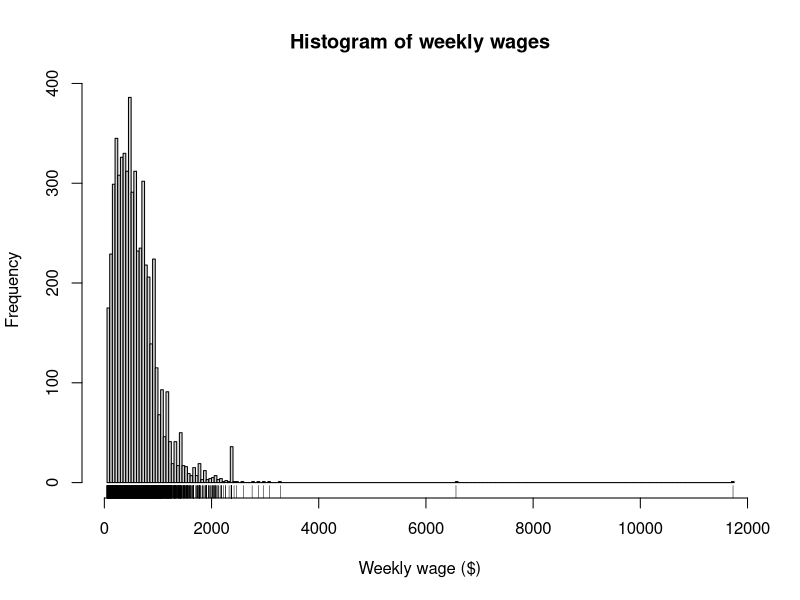
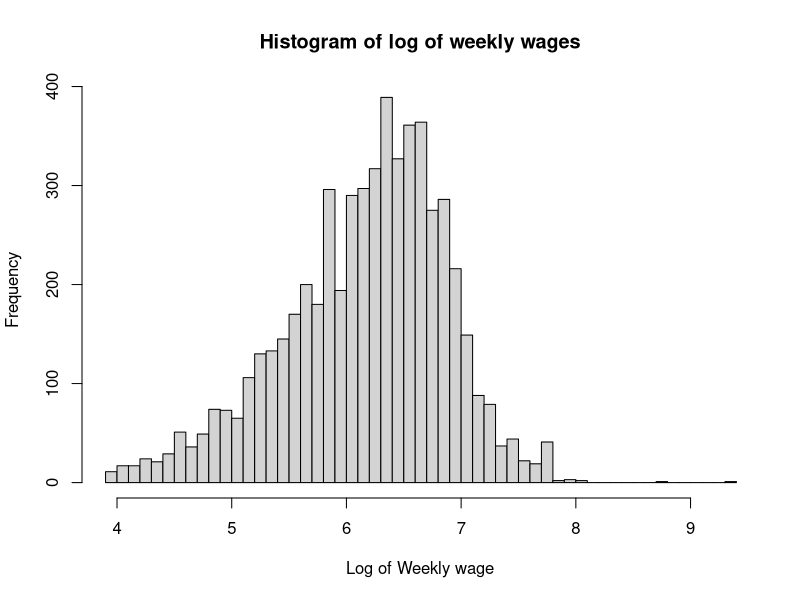
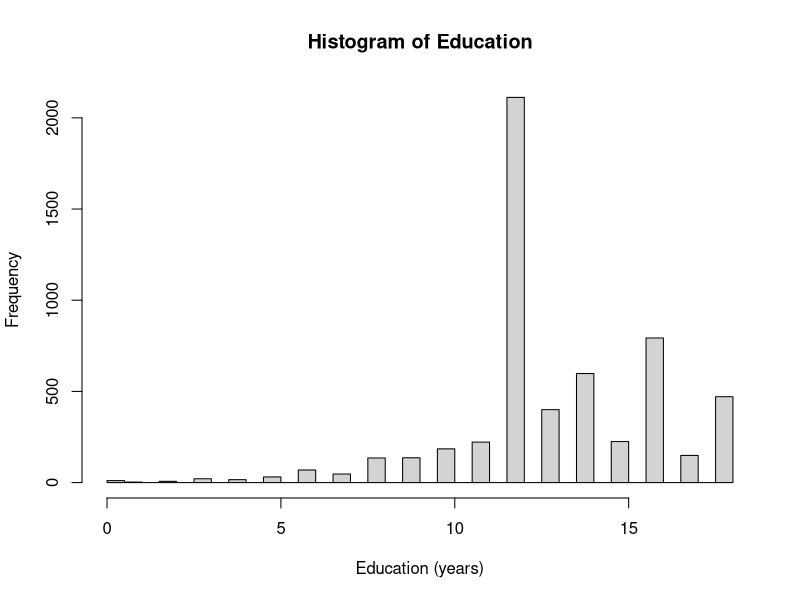
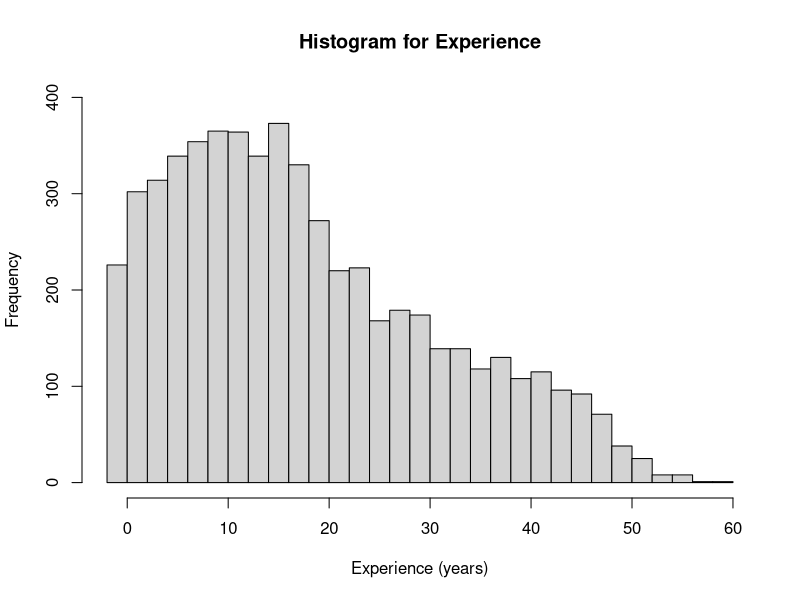
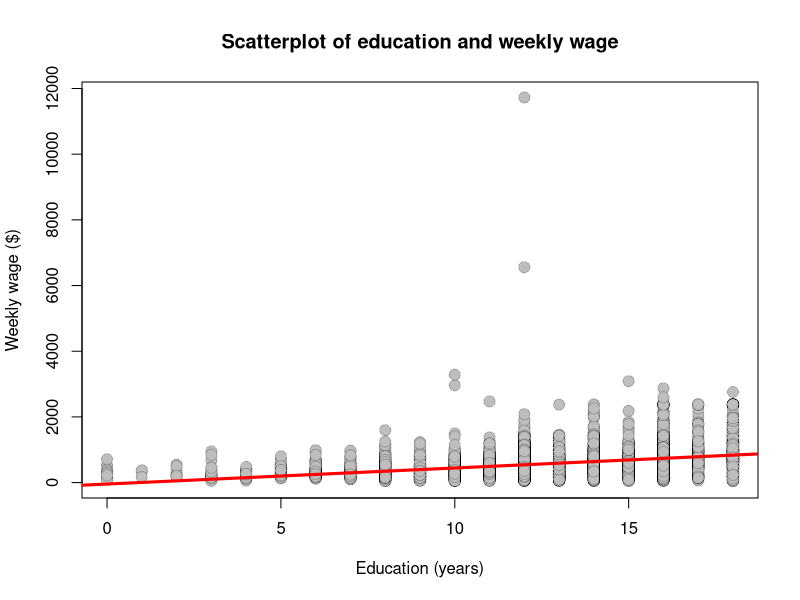
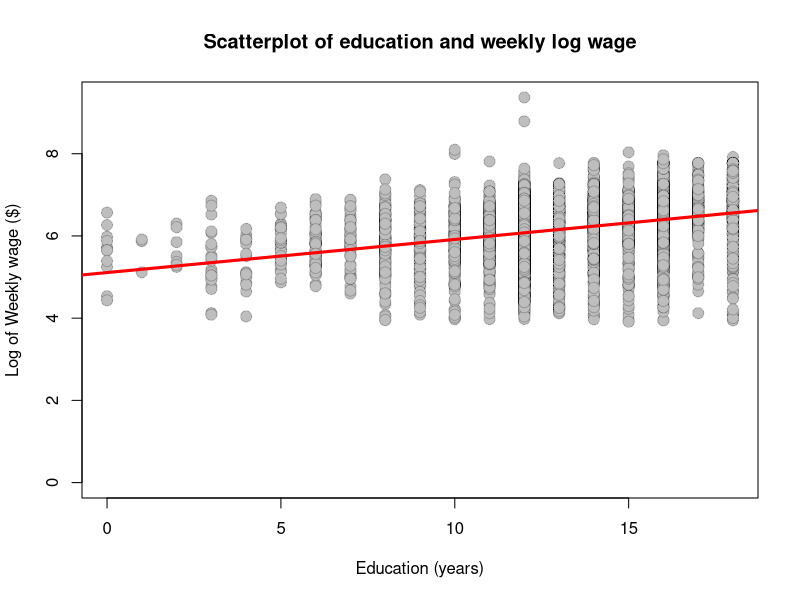
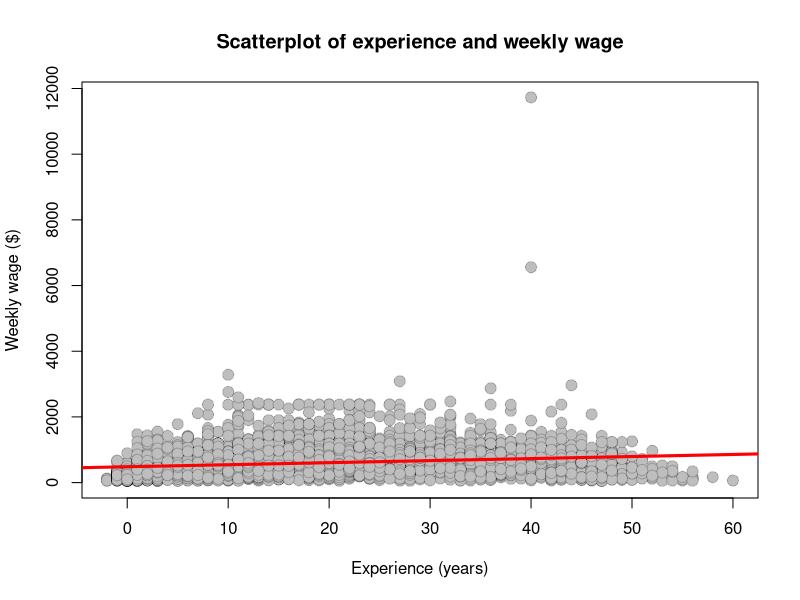
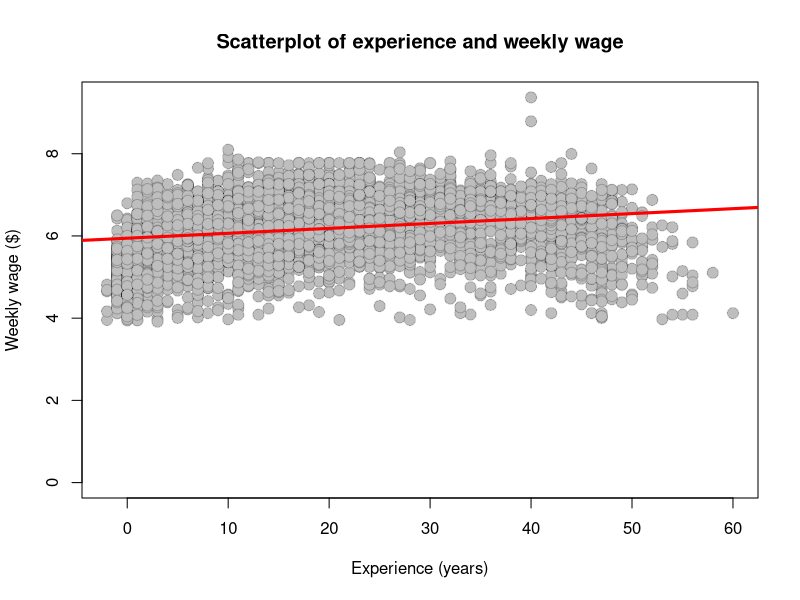

The R source for these figures, in order: (Note: this script raises an error after producing the figures.)
## ---- chunk 1
knitr::opts_chunk$set(echo = TRUE)
## ---- chunk 2
library(knitr) 
library(AER)
library(quantreg)
library(car)
#library(cvTools)

# load data
data(CPS1988)
## ---- chunk 3

# First median regression (Table 1.A)

#tau=0.5 for the 50th Quantile. 
qreg.T1A <- rq(log(wage) ~ education + experience + I(experience^2) + ethnicity, 
               data = CPS1988, tau = 0.5)
T1A <- summary(qreg.T1A)$coefficients[c(5,2,3,4,1),c(1,3)]
#print(T1A)
kable(T1A)

# Second median regression (Table 2.A)
qreg.T2A <- rq(log(wage) ~ education + experience + I(experience^2) + I(experience^3) 
               + I(experience^4) + ethnicity,data = CPS1988, tau = 0.5)
T2A <- summary(qreg.T2A)$coefficients[c(7,2,3,4,5,6,1),c(1,3)]
#print(T2A)
kable(T2A)
## ---- chunk 4
row.nos <- rep(1:5, length.out = nrow(CPS1988))

# Create eval and training and test cases
CPSeval <- CPS1988[row.nos == 1, ]            #20% of Data for Evaluation

CPStrain <- CPS1988[row.nos != 1 & row.nos != 5,]  #60% of Data for Training

CPStest <- CPS1988[row.nos == 5, ]            #20% of Data for Testing

######################################################################################

CPStrain.for.Model <- CPS1988[row.nos != 5,]  #80% of Data for Model Training. 
                                #This basically a combination on the first 20% and 60%

## ---- chunk 5

hist(CPSeval$wage, breaks='FD',
     xlim   = c(min(CPSeval$wage), max(CPSeval$wage)),  
     #ylim   = c(),  # the y axis ranges from 0 to 15
     main   = "Histogram of weekly wages", 
     xlab = "Weekly wage ($)")
rug(jitter(CPSeval$wage))
## ---- chunk 6
hist(log(CPSeval$wage), breaks='FD',
     xlim   = c(min(log(CPSeval$wage)), max(log(CPSeval$wage))),  
     #ylim   = c(),  # the y axis ranges from 0 to 15
     main   = "Histogram of log of weekly wages",  
     xlab = "Log of Weekly wage")
## ---- chunk 7
hist(CPSeval$education, breaks = 'FD', #seq(0,max(CPSeval$education),by=1)
     xlim   = c(min(CPSeval$education), max(CPSeval$education)),  
     #ylim   = c(),  # the y axis ranges from 0 to 15
     main   = "Histogram of Education",  
     xlab = "Education (years)")
## ---- chunk 8
hist(CPSeval$experience, breaks='FD',
     xlim   = c(min(CPSeval$experience), max(CPSeval$experience)),  
     ylim   = c(0,400),  # the y axis ranges from 0 to 15
     main   = "Histogram for Experience",  #  Suppress main title
     xlab = "Experience (years)")
## ---- chunk 9

#PLot nothing only the axis 
plot(-100, -100, 
     xlim = c(min(CPSeval$education), max(CPSeval$education)),
     ylim = c(0, max(CPSeval$wage)),
     type="n",
     ylab = "Weekly wage ($)",
     xlab = "Education (years)",
     main = "Scatterplot of education and weekly wage")

#Plot Points with Jitter 
points(jitter(wage) ~ education,
       data = CPSeval,
       pch  = 21,  # pch chooses the point character
       cex = 1.5,
       bg = "grey",
       col  = rgb(0, 0, 0, .2))
abline(lm(wage ~ education, data = CPSeval),col="red",lwd=3)
## ---- chunk 10

#PLot nothing only the axis 
plot(-100, -100, 
     xlim = c(min(CPSeval$education), max(CPSeval$education)),
     ylim = c(0, max(log(CPSeval$wage))),
     type="n",
     ylab = "Log of Weekly wage ($)",
     xlab = "Education (years)",
     main = "Scatterplot of education and weekly log wage")

#Plot Points with Jitter 
points(jitter(log(wage)) ~ education,
       data = CPSeval,
       pch  = 21,  # pch chooses the point character
       cex = 1.5,
       bg = "grey",
       col  = rgb(0, 0, 0, .2))
abline(lm(log(wage) ~ education, data = CPSeval),col="red",lwd=3)
## ---- chunk 11

#PLot nothing only the axis 
plot(-100, -100, 
     xlim = c(min(CPSeval$experience), max(CPSeval$experience)),
     ylim = c(0, max(CPSeval$wage)),
     type="n",
     ylab = "Weekly wage ($)",
     xlab = "Experience (years)",
     main = "Scatterplot of experience and weekly wage")

#Plot Points with Jitter 
points(jitter(wage) ~ experience,
       data = CPSeval,
       pch  = 21,  # pch chooses the point character
       cex = 1.5,
       bg = "grey",
       col  = rgb(0, 0, 0, .2))
abline(lm(wage ~ experience, data = CPSeval),col="red",lwd=3)
## ---- chunk 12

#PLot nothing only the axis 
plot(-100, -100, 
     xlim = c(min(CPSeval$experience), max(CPSeval$experience)),
     ylim = c(0, max(log(CPSeval$wage))),
     type="n",
     ylab = "Weekly wage ($)",
     xlab = "Experience (years)",
     main = "Scatterplot of experience and weekly wage")

#Plot Points with Jitter 
points(jitter(log(wage)) ~ experience,
       data = CPSeval,
       pch  = 21,  # pch chooses the point character
       cex = 1.5,
       bg = "grey",
       col  = rgb(0, 0, 0, .2))
abline(lm(log(wage) ~ experience, data = CPSeval),col="red",lwd=3)
## ---- chunk 13

ndraws=1000
norm.wages <- rnorm(ndraws, mean(CPSeval$wage), sd(CPSeval$wage))

wages.q <- quantile(CPSeval$wage,probs = (seq(1, ndraws, 1) - .5)/ndraws, type = 5)
norm.wages.q <- quantile(norm.wages,probs = (seq(1, ndraws, 1) - .5)/ndraws, type = 5)

# create boundaries for plot
min.q <- floor(min(wages.q, norm.wages.q))
max.q <- ceiling(max(wages.q, norm.wages.q))

# create qqplot
plot(norm.wages.q, wages.q,
     xlim = c(min.q, max.q),
     ylim = c(min.q, max.q),
     ylab = "Quantiles of CSP Data Wages",
     xlab = "Quantiles of normal draws",
     pch = 21,
     col = rgb(0, 0, 0, 0.4))
abline(a=0, b=1,col="red")
## ---- chunk 14

ndraws=10000
norm.logwages <- rnorm(ndraws, mean(log(CPSeval$wage)), sd(log(CPSeval$wage)))

logwages.q <- quantile(log(CPSeval$wage),probs = (seq(1, ndraws, 1) - .5)/ndraws, type = 5)
norm.logwages.q <- quantile(norm.logwages,probs = (seq(1, ndraws, 1) - .5)/ndraws, type = 5)

# create boundaries for plot
min.q <- floor(min(logwages.q, norm.logwages.q))
max.q <- ceiling(max(logwages.q, norm.logwages.q))

# create qqplot
plot(norm.logwages.q, logwages.q,
     xlim = c(min.q, max.q),
     ylim = c(min.q, max.q),
     ylab = "Quantiles of CSP Data Wages",
     xlab = "Quantiles of normal draws",
     pch = 21,
     col = rgb(0, 0, 0, 0.4))
abline(a=0, b=1,col="red")
## ---- chunk 15

lreg.T1A <- lm(log(wage) ~ education + experience + I(experience^2) + ethnicity, data = CPSeval)

qqPlot(lreg.T1A,
       main = "Table 1A regression residuals",
       pch  = 21,
       id.n = 3,
       cex = 0.5,
       col  = rgb(0, 0, 0, .5))
abline(a=0, b=1,col="blue",lwd=3)
## ---- chunk 16

lreg.T2A <- lm(log(wage) ~ education + experience + I(experience^2) + 
                 I(experience^3) + I(experience^4) +
                  ethnicity, data = CPSeval)

qqPlot(lreg.T2A,
       main = "Table 2A regression residuals",
       pch  = 21,
       id.n = 3,
       cex = 0.5,
       col  = rgb(0, 0, 0, .5))
abline(a=0, b=1,col="blue",lwd=3)
## ---- chunk 17
outliersStat <- CPS1988[c(13731,26736,18386),]
kable(outliersStat)
## ---- chunk 18

# Reusing the quantile regression models from Section 1

# find min and max values for plot dimensions
pre <-predict(qreg.T1A, CPSeval)
min.b <- floor(min(log(CPSeval$wage), pre)) 
max.b <- ceiling(max(log(CPSeval$wage), pre)) 

# plot the backcast
plot(pre,log(CPSeval$wage),
     xlim = c(min.b, max.b),
     ylim = c(min.b, max.b),
     ylab = "Log of Weekly wage",
     xlab = "Predicted Log of Weekly wage",
     main = "Backcasting of log of weekly wages using Table 1A")
abline(a=0, b=1,col="red",lwd=3)

## ---- chunk 19

crossvalidate <- function(n){
nfolds <- n
case.folds <- rep(1:nfolds, length.out = nrow(CPStrain))

Model1 <- c()
Model2 <- c()
Model3 <- c()

for (fold in 1:nfolds) {

  # Create training and test cases
  train <- CPStrain[case.folds != fold, ]
  test <- CPStrain[case.folds == fold, ]
  
  #train Model
  train1 <- rq(log(wage) ~ education + experience + I(experience^2) + ethnicity,
                            data = train, tau=0.5)
  train2 <- rq(log(wage) ~ education + experience + I(experience^2) + 
                            I(experience^3) + I(experience^4) + ethnicity*experience 
                              + ethnicity, data = train, tau=0.5)
  train3 <- rq(log(wage) ~ education + I(education^2) + experience + I(experience^2) 
                            + ethnicity + ethnicity*education + ethnicity*experience + smsa + 
                              region + parttime, data = train, tau=0.5)

  
  # Generate test MSEs
  test1 <- (log(test$wage) - predict(train1, test))^2
  rMSEtest1 <- sqrt(sum(test1) / length(test1))
  
  test2 <- (log(test$wage) - predict(train2, test))^2
  rMSEtest2 <- sqrt(sum(test2) / length(test2))
  
  test3 <- (log(test$wage) - predict(train3, test))^2
  rMSEtest3 <- sqrt(sum(test3) / length(test3))
  
  # Append the rMSE from this iteration to vectors
  Model1 <- c(Model1, rMSEtest1)  
  Model2 <- c(Model1, rMSEtest2) 
  Model3 <- c(Model1, rMSEtest3) 
}

# Average the MSEs
Model1.avg <- mean(Model1)
Model2.avg <- mean(Model2)
Model3.avg <- mean(Model3)

return(c(Model1.avg, Model2.avg, Model3.avg))
}


MSE.result.5fold <- crossvalidate(5)
print("      Model 1        |       Model 2    |      Model 3")
print(paste0(MSE.result.5fold[1]," | ",MSE.result.5fold[2]," | ",MSE.result.5fold[3]))

## ---- chunk 20

# Set the sequence of folds to try
k <- c(seq(from = 2, to = 20, by = 2),30,40,50)

# Allocate empty vectors to store results
Model1.result <- c()
Model2.result <- c()
Model3.result <- c()

for(folds in k){
  MSE.result.nfolds <- crossvalidate(folds)
  Model1.result <- c(Model1.result, MSE.result.nfolds[1])
  Model2.result <- c(Model2.result, MSE.result.nfolds[2])
  Model3.result <- c(Model3.result, MSE.result.nfolds[3])
}
## ---- chunk 21

plot(k, Model1.result, col = "blue", type = "b",
     ylim = c(min(Model1.result, Model2.result, Model3.result),
               max(Model1.result, Model2.result, Model3.result)),
     ylab = "rMSE",
     #xlim = c(0,21),
     xlab = "Folds (k)",
     main = "Variation in cross-validated rMSE of the 3 Models")

points(k, Model2.result, col = "red")
lines(k, Model2.result, col = "red")

points(k, Model3.result, col = "green")
lines(k, Model3.result, col = "green")

# Add legend to plot
legend(40, .58,  # legend location in x-y coordinates
       c("Model1", "Model2", "Model3"),  # legend labels in order
       col  =  c("blue", "red", "green"),  # colors for legend labels in order
       pch = 19)

## ---- chunk 22

#rMSE for Model 1
Model1.train <- rq(log(wage) ~ education + experience + I(experience^2) 
                   + ethnicity, data = CPStrain.for.Model)
Model1.test <- (log(CPStest$wage) - predict(Model1.train,CPStest))^2
Model1.rMSEtest <- sqrt(sum(Model1.test) / length(Model1.test))



#rMSE for Model 2
Model2.train <- rq(log(wage) ~ education + experience + I(experience^2) 
                   + I(experience^3) + I(experience^4) + ethnicity*experience + ethnicity, 
                   data = CPStrain.for.Model)
Model2.test <- (log(CPStest$wage) - predict(Model2.train,CPStest))^2
Model2.rMSEtest <- sqrt(sum(Model2.test) / length(Model2.test))



#rMSE for Model 3
Model3.train <- rq(log(wage) ~ education + I(education^2) + experience + I(experience^2) 
                            + ethnicity + ethnicity*education + ethnicity*experience + smsa 
                            + region + parttime, data = CPStrain.for.Model)
Model3.test <- (log(CPStest$wage) - predict(Model3.train,CPStest))^2
Model3.rMSEtest <- sqrt(sum(Model3.test) / length(Model3.test))


print(paste0("Model 1 rMSE: ",Model1.rMSEtest))
print(paste0("Model 2 rMSE: ",Model2.rMSEtest))
print(paste0("Model 3 rMSE: ",Model3.rMSEtest))

## ---- chunk 23
plot(ecdf(log(CPSeval$wage)),
     xlab = "",
     ylab = "Cumulative probability",
     #xlim = c(-1, 1),
     main = "",
     verticals = TRUE,
     do.points = FALSE,
     lwd = 2)
## ---- chunk 24
Model3.CookD <- lm(log(wage) ~ education + I(education^2) + experience + I(experience^2) 
                   + ethnicity + ethnicity*education + ethnicity*experience + smsa + 
                       region + parttime, data = CPStrain.for.Model)

print(paste0("CooksD for Outlier Nos-13731: ",cooks.distance(Model3.CookD)[13731]))
#print(paste0("CooksD for Outlier Nos-26736: ",cooks.distance(Model3.CookD)[26736]))
print(paste0("CooksD for Outlier Nos-18386: ",cooks.distance(Model3.CookD)[18386]))
## ---- chunk 25
CPStrain.for.Model.drop <- CPStrain.for.Model[-c(13731),]
Model3.CookD <- rq(log(wage) ~ education + I(education^2) + experience + I(experience^2) 
                   + ethnicity + ethnicity*education + ethnicity*experience + smsa + 
                       region + parttime, data = CPStrain.for.Model.drop)
Model3.test <- (log(CPStest$wage) - predict(Model3.CookD,CPStest))^2
Model3.rMSEtest.Cook <- sqrt(sum(Model3.test) / length(Model3.test))
print(Model3.rMSEtest.Cook)
print(paste0("Improvement if we drop data Nos-13731:",
             signif(((Model3.rMSEtest-Model3.rMSEtest.Cook)/Model3.rMSEtest)*100,3),"%"))
## ---- chunk 26
CPStrain.for.Model.drop <- CPStrain.for.Model[-c(18386),]
Model3.CookD <- rq(log(wage) ~ education + I(education^2) + experience + I(experience^2) 
                   + ethnicity + ethnicity*education + ethnicity*experience + smsa + 
                       region + parttime, data = CPStrain.for.Model.drop)
Model3.test <- (log(CPStest$wage) - predict(Model3.CookD,CPStest))^2
Model3.rMSEtest.Cook <- sqrt(sum(Model3.test) / length(Model3.test))
print(Model3.rMSEtest.Cook)
print(paste0("Improvement if we drop data Nos-18386:",
             signif(((Model3.rMSEtest-Model3.rMSEtest.Cook)/Model3.rMSEtest)*100,3),"%"))
